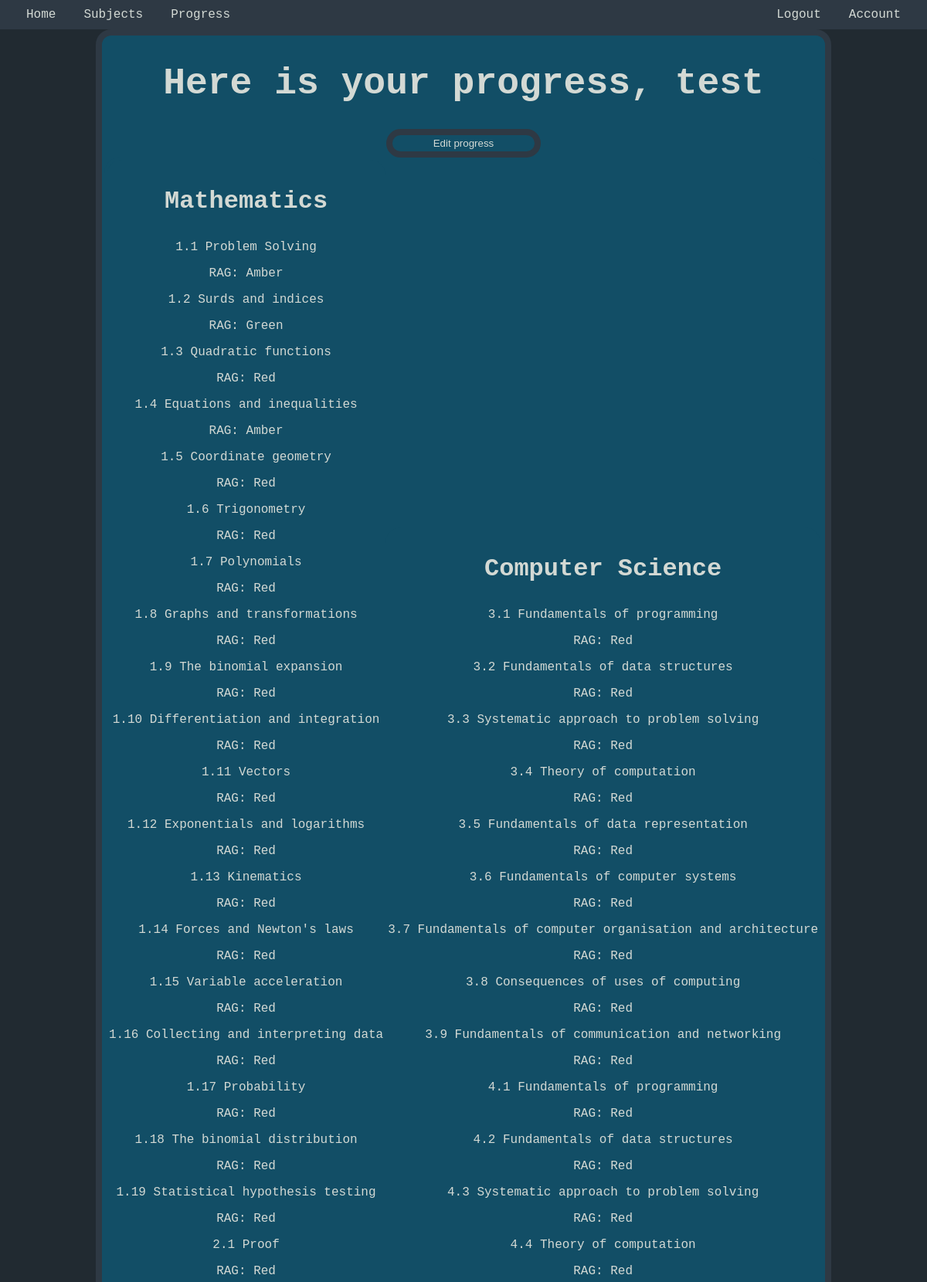
Page /progress (signed in, upper part) on the committed database.
### tables this page shows
CREATE TABLE subjects
                (subjectID INTEGER PRIMARY KEY AUTOINCREMENT, 
                subjectName TEXT,
                examBoard TEXT);

CREATE TABLE topics
                (topicID INTEGER PRIMARY KEY AUTOINCREMENT,
                subjectID INTEGER,
                topicName TEXT NOT NULL,
                qualification TEXT NOT NULL,
                FOREIGN KEY (subjectID) REFERENCES subjects (subjectID));

### main_webloader.py (the view)
@app.route('/progress', methods=['POST', 'GET'])
def progress():
    if 'username' in session:
        username, userID = session['username'], session['userID']
        subjectsuser_oop, subject_oop, topics_oop, progress_oop = SubjectUserTable(), SubjectsTable(), TopicsTable(), UserProgressTable()
        subjectIDs = subjectsuser_oop.subIDs_get_from_userID(userID)
        subjects = subject_oop.subIDs_to_sub(subjectIDs)
        topics, rag_values = topics_oop.get_topics(subjectIDs), progress_oop.get_progress(userID)
        subs = []
        for item in subjects:
            subs.append(item)
        topic_list = []
        for item in topics:
            topic_list.append(item)
        maths_topics = []
        comp_topics = []
        for i in range(len(topic_list)):
            if topic_list[i][0] == 1:
                maths_topics.append([topic_list[i][1], rag_values[i]])
            else:
                comp_topics.append([topic_list[i][1], rag_values[i]])
        return render_template('user_progress.html', name=username, subs=subs, topics=topic_list, maths=maths_topics, comps=comp_topics)
    else:
        return redirect('/login')

### databases.py (called while the page is built)
    def subIDs_to_sub(self, subject_ids):
        subjects = []
        for item in subject_ids:
            self.cursor.execute(f"""SELECT subjectName FROM subjects WHERE subjectID = ?""", (item,))
            subjects.append(self.cursor.fetchone()[0])
        return subjects

    def subIDs_get_from_userID(self, userID):
        self.cursor.execute(f"""SELECT subjectID FROM usersubjects WHERE userID = ?""", (userID,))
        sub_id = self.cursor.fetchall()
        if sub_id == []:
            return ''
        else:
            return sub_id

    def get_topics(self, subID):
        topics = []
        for item1 in subID:
            self.cursor.execute("""SELECT topicName FROM topics WHERE subjectID=?""", (item1, ))
            fetched_topics = self.cursor.fetchall()
            for item2 in fetched_topics:
                topics.append([item1, item2[0]])
        if topics == []:
            return ''
        else:
            return topics

    def get_progress(self, userID):
        self.cursor.execute("""SELECT progress FROM user_progress WHERE userID=?""", (userID, ))
        fetched_progress = self.cursor.fetchall()
        progress_values = self.progNum_to_prog(fetched_progress)
        return progress_values

    def progNum_to_prog(self, progress_number):
        progress_values = []
        for item in progress_number:
            if item == 1:
                progress_values.append("Red")
            elif item == 2:
                progress_values.append("Amber")
            else:
                progress_values.append("Green")
        return progress_values

### templates/user_progress.html (shortened to what this page needs)
<!DOCTYPE html>
<html>
    <head>
        <link rel="stylesheet" type="text/css" href="/static/css/stylings.css">
    </head>
    <header>
        <ul>
           <li><a href="/">Home</a></li>
           <li><a href="/subjects">Subjects</a></li>
           <li><a href="/progress">Progress</a></li>
           <li style="float:right"><a href="/account">Account</a></li>
           <li style="float:right"><a href="/logout">Logout</a></li>
        </ul>
     </header>
     <body>
        <div id="main_body" style="display: block; width: max-content;" class="parent">
            <h1 id="page_text" style="text-align: center;">Here is your progress, {{name}}</h1>
            <button onclick="edit_progress()">Edit progress</button>
            <div class="child" style="display: flex; flex-direction: row; justify-content: space-evenly; align-items:  flex-start;">
                {% for sub in subs %}
                {% if sub == 'Mathematics' %}
                <div class="child" id="{{sub}}_table" name="{{sub}}_table" style="align-self: flex-start;">
                    <h3><b>{{sub}}</b></h3>
                    {% for math in maths %}
                        <p id="{{math[0]}}">{{math[0]}}</p>
                        <p>RAG: {{math[1]}}</p>
                    {% endfor %}
                </div>
                {% else %}
                <div class="child" id="{{sub}}_table" name="{{sub}}_table" style="align-self: flex-start;">
                    <h3><b>{{sub}}</b></h3>
                    {% for comp in comps %}
                    <p id="{{comp[0]}}">{{comp[0]}}</p>
                    <p>RAG: {{comp[1]}}</p>
                    {% endfor %}
                </div>
            </div>
                {% endif %}
                {% endfor %}
            </div>
    </body>
</html>

### static/css/stylings.css (style rules this page uses)
header { position: sticky; top: 0; padding: 10px 16px; background-color: #2e3944; color: #5a635b; }
body { background-color: #212a31; margin: 0px; font-family: "Lucida Console", monospace !important; }
h1 { color: #d3d9d4; font-size: 300%; }
h3 { color: #d3d9d4; font-size: 200%; }
button { display: block; margin: auto; cursor: pointer; color: #d3d9d4; background-color: #124e66; padding: 3px; text-align: center; border: 8px solid #2e3944; width: 200px; transition: 0.5s; border-radius: 25px; }
ul { list-style-type: none; margin: 0; padding: 0; overflow: hidden; background-color: #2e3944; }
li { float: left; }
li a { color: #d3d9d4; text-align: center; padding: 12px 18px; text-decoration: none; }
div { color: #d3d9d4; background-color: #124e66; padding: 3px; text-align: center; border: 8px solid #2e3944; width: 300px; margin: auto; border-radius: 20px; }
div div { border: 8px !important; }
.parent { flex-direction: row; width: min-content; height: min-content; gap: 4px; }
.child { flex-direction: column; width: auto; }

### rows in the picture
subjects: subjectName "Mathematics"
topics: topicName "1.1 Problem Solving", math "Amber"
topics: topicName "1.2 Surds and indices", math "Green"
topics: topicName "1.3 Quadratic functions", math "Red"
topics: topicName "1.4 Equations and inequalities", math "Amber"
topics: topicName "1.5 Coordinate geometry", math "Red"
topics: topicName "1.6 Trigonometry", math "Red"
topics: topicName "1.7 Polynomials", math "Red"
topics: topicName "1.8 Graphs and transformations", math "Red"
topics: topicName "1.9 The binomial expansion", math "Red"
topics: topicName "1.10 Differentiation and integration", math "Red"
topics: topicName "1.11 Vectors", math "Red"
topics: topicName "1.12 Exponentials and logarithms", math "Red"
topics: topicName "1.13 Kinematics", math "Red"
topics: topicName "1.14 Forces and Newton's laws", math "Red"
topics: topicName "1.15 Variable acceleration", math "Red"
topics: topicName "1.16 Collecting and interpreting data", math "Red"
topics: topicName "1.17 Probability", math "Red"
topics: topicName "1.18 The binomial distribution", math "Red"
topics: topicName "1.19 Statistical hypothesis testing", math "Red"
topics: topicName "2.1 Proof", math "Red"
subjects: subjectName "Computer Science"
topics: topicName "3.1 Fundamentals of programming", comp "Red"
topics: topicName "3.2 Fundamentals of data structures", comp "Red"
topics: topicName "3.3 Systematic approach to problem solving", comp "Red"
topics: topicName "3.4 Theory of computation", comp "Red"
topics: topicName "3.5 Fundamentals of data representation", comp "Red"
topics: topicName "3.6 Fundamentals of computer systems", comp "Red"
topics: topicName "3.7 Fundamentals of computer organisation and architecture", comp "Red"
topics: topicName "3.8 Consequences of uses of computing", comp "Red"
topics: topicName "3.9 Fundamentals of communication and networking", comp "Red"
topics: topicName "4.1 Fundamentals of programming", comp "Red"
topics: topicName "4.2 Fundamentals of data structures", comp "Red"
topics: topicName "4.3 Systematic approach to problem solving", comp "Red"
topics: topicName "4.4 Theory of computation", comp "Red"

### other values in the picture
{{ name }} "test"
